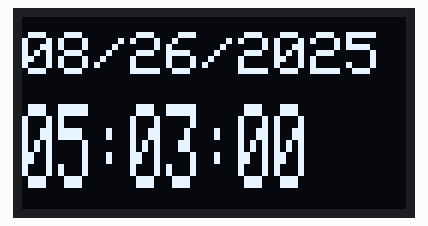
Recording of a sketch running on a simulated Arduino Uno, built with avr-gcc and run on an emulated ATmega328P. Shown: 128×64 one-colour display.

Above: at 1.1 s.
At 5.2 s:
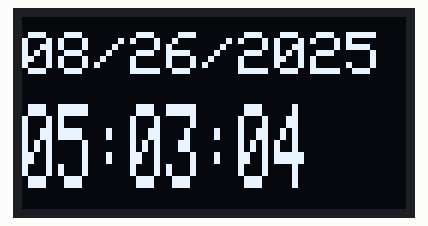
At 10.2 s:
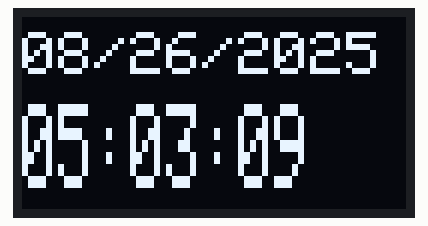
At 19.3 s:
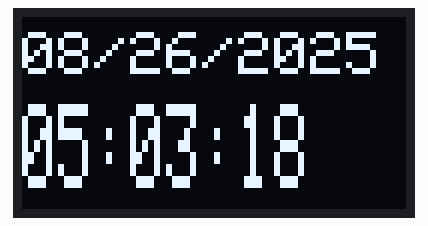
At 28.3 s:
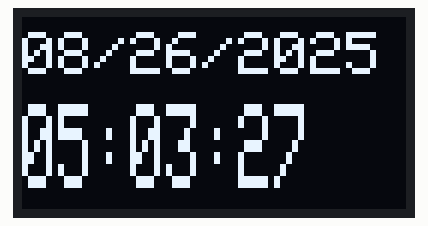
At 38.4 s:
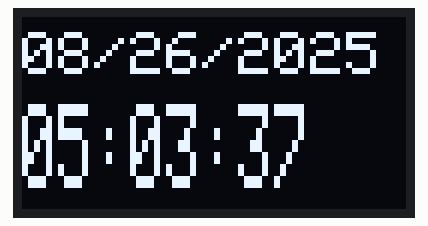

The sketch:

v0.ino
```cpp
#include <SPI.h>
#include <Wire.h>
#include <Adafruit_GFX.h>
#include <Adafruit_SSD1306.h>
#include <stdio.h>

#define SCREEN_WIDTH 128 // OLED display width, in pixels
#define SCREEN_HEIGHT 64 // OLED display height, in pixels

// Declaration for an SSD1306 display connected to I2C (SDA, SCL pins)
// The pins for I2C are defined by the Wire-library.
// On an arduino UNO:       A4(SDA), A5(SCL)
// On an arduino MEGA 2560: 20(SDA), 21(SCL)
// On an arduino LEONARDO:   2(SDA),  3(SCL), ...
#define OLED_RESET     -1 // Reset pin # (or -1 if sharing Arduino reset pin)
#define SCREEN_ADDRESS 0x3C ///< See datasheet for Address; 0x3D for 128x64, 0x3C for 128x32
Adafruit_SSD1306 display(SCREEN_WIDTH, SCREEN_HEIGHT, &Wire, OLED_RESET);

unsigned const _1_SECOND = 1000;
unsigned const _1_MINUTE = 60;
unsigned const _1_HOUR = 60;
unsigned const _1_DAY = 24;

unsigned DAY = 26, MONTH = 8, YEAR = 2025;
unsigned HH = 5, MM = 3, _SS = 0;
unsigned long NOW, STARTTIME;

void getTime(unsigned const hh, unsigned const mm, unsigned const ss, char* timestr) {
  if (timestr == NULL) {
    return;
  }
  snprintf(timestr, 9, "%.2u:%.2u:%.2u", hh, mm, ss);
}

void getDate(unsigned day, unsigned month, unsigned year, char* datestr) {
  if (datestr == NULL){
    return;
  }
  snprintf(datestr, 11, "%.2u/%.2u/%.4u", month, day, year);
}

void setup() {
  Serial.begin(115200);
  delay(1000);
  if(!display.begin(SSD1306_SWITCHCAPVCC, SCREEN_ADDRESS)) {
    Serial.println(F("SSD1306 allocation failed"));
    for(;;); // Don't proceed, loop forever
  }
  display.clearDisplay();
  display.display();
  display.setTextColor(SSD1306_WHITE);

  STARTTIME = millis();
}

void loop() {
  char datebuf[11];
  char timebuf[9];

  NOW = millis();
  if ((NOW - STARTTIME) >= _1_SECOND){
    _SS++;
    STARTTIME = NOW;
  }

  if (_SS >= _1_MINUTE) {
    _SS = 0;
    MM++;
  }

  if (MM >= _1_HOUR) {
    MM = 0;
    HH++;
  }

  if (HH >= _1_DAY) {
    HH = 0;
    DAY++;
  }

  getDate(DAY, MONTH, YEAR, datebuf);
  getTime(HH, MM, _SS, timebuf);

  // Serial.println(datebuf);
  // Serial.println(timebuf);
  // Serial.println();

  display.clearDisplay();
  display.setCursor(0,  5);

  display.setTextSize(2, 2);
  display.println(datebuf);

  display.setTextSize(1);
  display.println();

  display.setTextSize(2, 4);
  display.println(timebuf);

  display.display();
  // delay(10);
}
```

Measured:
- what the display in image 0 shows lasts 1.0 s, from 1.1 s to 2.1 s
